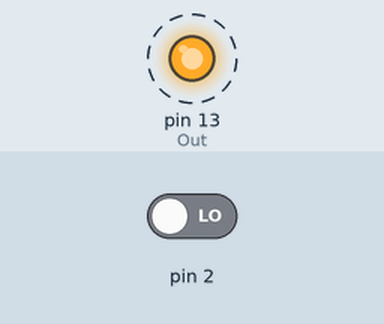
Recording of a sketch running on a simulated Arduino Uno, built with avr-gcc and run on an emulated ATmega328P. Shown: output pins drawn as LEDs (lit = HIGH). Dashed ring = blinking. The inputs (shaded band) are chosen by the test bench; at power-on: pin 2 LOW. What the sketch prints to the serial monitor is not drawn.

Above: at 0.5 s.
Timing chart, 0 to 4.6 s (numbered marks = the images above):
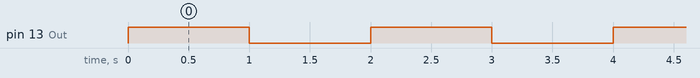

The sketch:

FuncaoMillis.ino
```cpp
/*

            Este código tem a função de demonstrar uma aplicação para a função millis. Através da interrupção externa, será descoberto o tempo que um pulso leva para acionar
      a interrupção externa. Aqui, será usado um pulso no pino 13, mas poderia ser um pulso de uma fonte externa. Com este programa, será possível descobrir o tempo de meio
      período do sinal que causa a interrupção.
            Como dito, o programa imprime no terminal serial o tempo de meio período.

            Na prática o circuito e o programa funcionaram perfeitamente.

*/


// Mapeamento de hardware
#define Out 13

// Variáveis auxiliares
int control = 0x00;
unsigned long tempoAux = 0, tempo = 0, aux = 0;

ISR(INT0_vect){

    control = 0x01;

    aux = millis();

    tempo = aux - tempoAux;

} // end ISR

void setup() {

    pinMode(Out, OUTPUT);
    digitalWrite(Out, LOW);

    EICRA |= (1 << ISC01) | (1 << ISC00);     // Configura a interrupção externa como borda de subida
    EIMSK |= (1 << INT0);                     // Habilita a interrupção externa 0

    sei();                                    // Liga interrupções

    Serial.begin(9600);
    Serial.println("Iniciando...");
}

void loop() {


    if(control){

        control = 0x00;

        tempoAux = millis();
    } // end if

    Serial.print("Tempo = ");
    Serial.println(tempo);

    digitalWrite(Out, !digitalRead(Out));
    delay(1000);
}
```

Measured:
- by itself, pin 13 (Out): alternates HIGH for 1.0 s and LOW for 1.0 s
